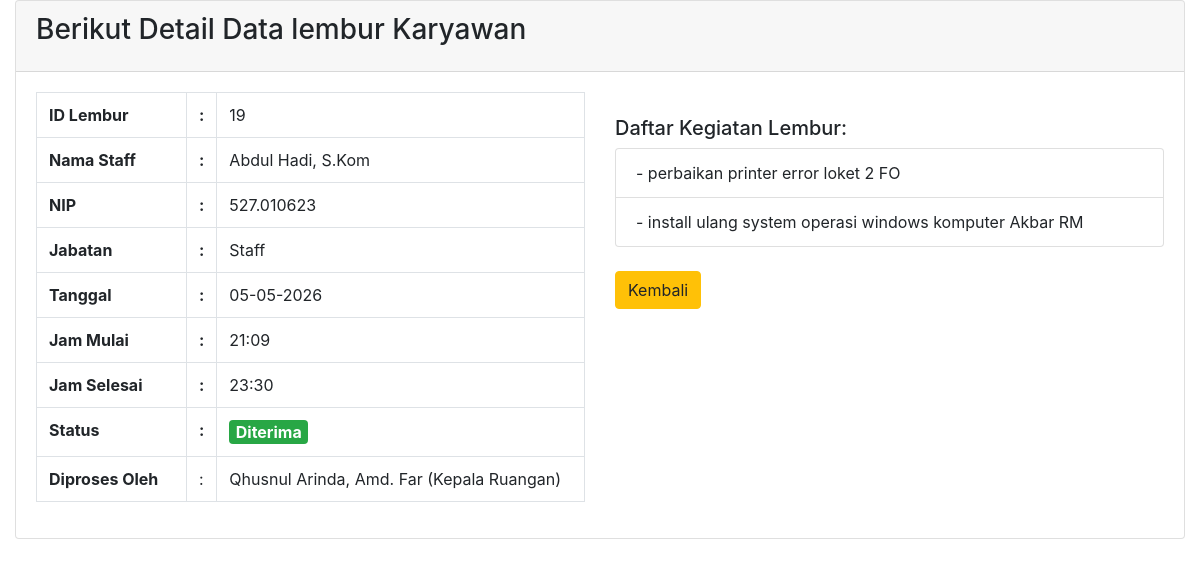
The app's page /staff/unit/lembur/detail.php?id=19 with its own data.
### tables this page shows
CREATE TABLE `tb_lembur` (
  `id_lembur` int(11) NOT NULL,
  `id_staff` int(11) NOT NULL,
  `tanggal_lembur` date NOT NULL,
  `jam_mulai` time NOT NULL,
  `jam_selesai` time NOT NULL,
  `status_lembur` enum('Menunggu','Diterima','Ditolak') DEFAULT 'Menunggu',
  `id_pimpinan` int(11) DEFAULT NULL,
  `waktu_input` timestamp NOT NULL DEFAULT current_timestamp()
);

CREATE TABLE `tb_user` (
  `id_user` int(11) NOT NULL,
  `nip` varchar(30) NOT NULL,
  `username` varchar(50) NOT NULL,
  `password` varchar(255) NOT NULL,
  `nama_lengkap` varchar(100) NOT NULL,
  `tmp_lahir` varchar(50) NOT NULL,
  `tgl_lahir` date NOT NULL DEFAULT current_timestamp(),
  `jbtn` varchar(50) NOT NULL,
  `pendidikan` varchar(100) NOT NULL,
  `alamat` text NOT NULL,
  `email` varchar(100) DEFAULT NULL,
  `no_hp` varchar(20) DEFAULT NULL,
  `role` enum('Kepala Ruangan','Staff') NOT NULL,
  `foto` varchar(255) DEFAULT NULL,
  `status` enum('aktif','nonaktif') DEFAULT 'aktif',
  `created_at` timestamp NOT NULL DEFAULT current_timestamp(),
  `updated_at` timestamp NOT NULL DEFAULT current_timestamp() ON UPDATE current_timestamp()
);

CREATE TABLE `tb_kegiatan_lembur` (
  `id_kegiatan` int(11) NOT NULL,
  `id_lembur` int(11) NOT NULL,
  `kegiatan` text NOT NULL
);

### staff/unit/lembur/detail.php (the view, shortened to what this page needs)
<?php
	$id_lembur = $_GET['id'];
	$queryLembur = mysqli_query($config, "SELECT l.*, s.nama_lengkap, s.nip, s.role FROM tb_lembur l
		LEFT JOIN tb_user s ON l.id_staff = s.id_user
		WHERE l.id_lembur = '$id_lembur'");
	$dataLembur = mysqli_fetch_assoc($queryLembur);
	$queryKegiatan = mysqli_query($config, "SELECT * FROM tb_kegiatan_lembur WHERE id_lembur = '$id_lembur'");
	$dataPimpinan = null;
	if (!empty($dataLembur['id_pimpinan'])) {
		$queryPimpinan = mysqli_query($config, "SELECT nama_lengkap, role FROM tb_user WHERE id_user = '{$dataLembur['id_pimpinan']}'");
		$dataPimpinan = mysqli_fetch_assoc($queryPimpinan);
	}
?>
	<link rel="stylesheet" href="../assets/dist/css/bootstrap.min.css">
	<section class="content">
		<div class="container-fluid">
			<div class="card card-default">
				<div class="card-header">
					<h3 class="card-title">Berikut Detail Data lembur Karyawan</h3>
				</div>
				<div class="card-body">
					<div class="row">
						<div class="col-md-6">
							<table class="table table-bordered">
								<tr>
									<th width="150">ID Lembur</th>
									<th width="10">:</th>
									<td><?= $dataLembur['id_lembur']; ?></td>
								</tr>
								<tr>
									<th>Nama Staff</th>
									<th>:</th>
									<td><?= $dataLembur['nama_lengkap']; ?></td>
								</tr>
								<tr>
									<th>NIP</th>
									<th>:</th>
									<td><?= $dataLembur['nip']; ?></td>
								</tr>
								<tr>
									<th>Jabatan</th>
									<th>:</th>
									<td><?= $dataLembur['role']; ?></td>
								</tr>
								<tr>
									<th>Tanggal</th>
									<th>:</th>
									<td><?= date('d-m-Y', strtotime($dataLembur['tanggal_lembur'])); ?></td>
								</tr>
								<tr>
									<th>Jam Mulai</th>
									<th>:</th>
									<td><?= date('H:i', strtotime($dataLembur['jam_mulai'])); ?></td>
								</tr>
								<tr>
									<th>Jam Selesai</th>
									<th>:</th>
									<td><?= date('H:i', strtotime($dataLembur['jam_selesai'])); ?></td>
								</tr>
								<tr>
									<th>Status</th>
									<th>:</th>
									<td>
									<?php
										$status = $dataLembur['status_lembur'];
										if ($status == 'Menunggu') {
											echo '<span class="badge badge-warning" style="font-size:1em;">' . $status . '</span>';
										} elseif ($status == 'Diterima') {
											echo '<span class="badge badge-success" style="font-size:1em;">' . $status . '</span>';
										} elseif ($status == 'Ditolak') {
											echo '<span class="badge badge-danger" style="font-size:1em;">' . $status . '</span>';
										} else {
											echo '<span class="badge badge-secondary" style="font-size:1em;">' . $status . '</span>';
										}
									?>
									</td>
								</tr>
								<?php if ($dataPimpinan): ?>
								<tr>
									<th>Diproses Oleh</th><td>:</td><td><?= $dataPimpinan['nama_lengkap']; ?> (<?= $dataPimpinan['role']; ?>)</td>
								</tr>
								<?php endif; ?>
							</table>
						</div>
						<div class="col-md-6">
							<h5 class="mt-4">Daftar Kegiatan Lembur:</h5>
							<ul class="list-group">
								<?php while ($k = mysqli_fetch_assoc($queryKegiatan)) : ?>
									<li class="list-group-item">- <?= htmlspecialchars($k['kegiatan']); ?></li>
								<?php endwhile; ?>
							</ul>
							<a href="dashboard_staff.php?unit=lembur" class="btn btn-warning mt-4">Kembali</a>
						</div>
					</div>
				</div>
			</div>
		</div>
	</section>

### records on screen
tb_lembur: id_lembur "19", tb_user.nama_lengkap "Abdul Hadi, S.Kom", tb_user.nip "527.010623", tb_user.role "Staff", tanggal_lembur "05-05-2026", jam_mulai "21:09", jam_selesai "23:30", status_lembur "Diterima"
tb_user: nama_lengkap "Qhusnul Arinda, Amd. Far", role "Kepala Ruangan"
tb_kegiatan_lembur: kegiatan "perbaikan printer error loket 2 FO"
tb_kegiatan_lembur: kegiatan "install ulang system operasi windows komputer Akbar RM"
